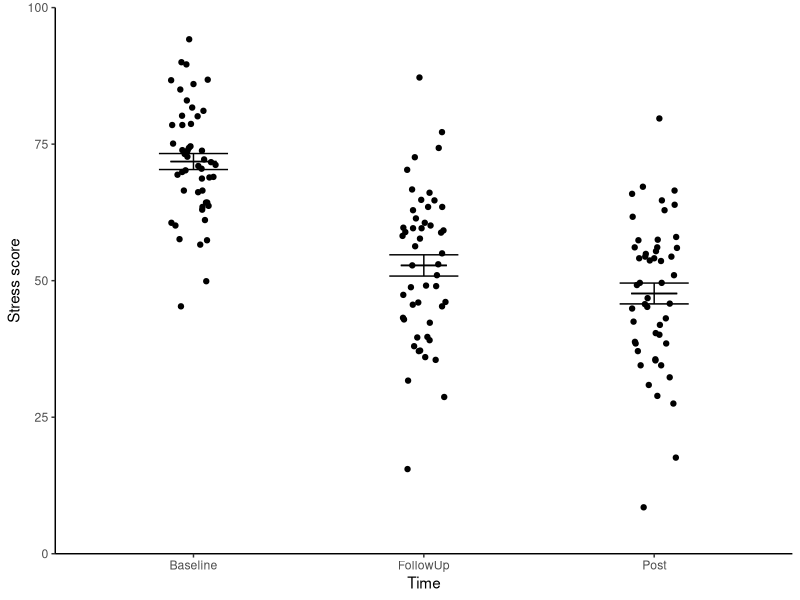
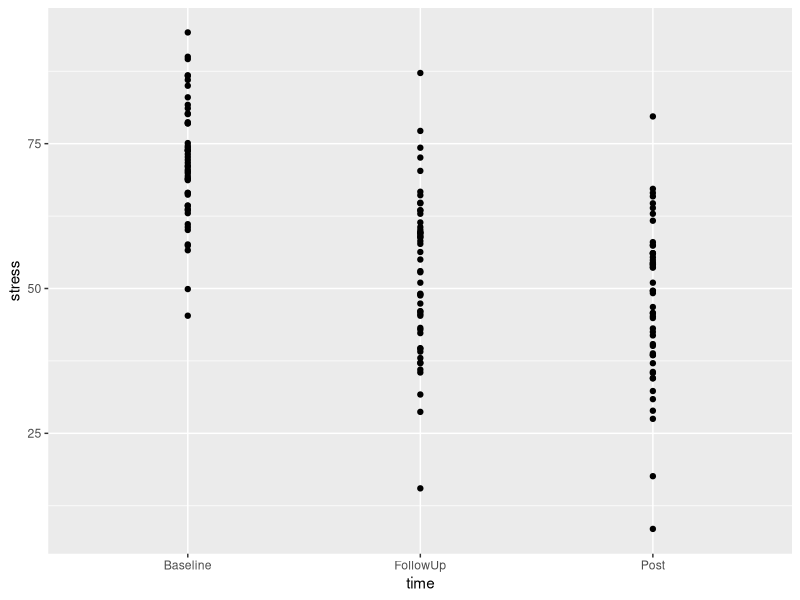
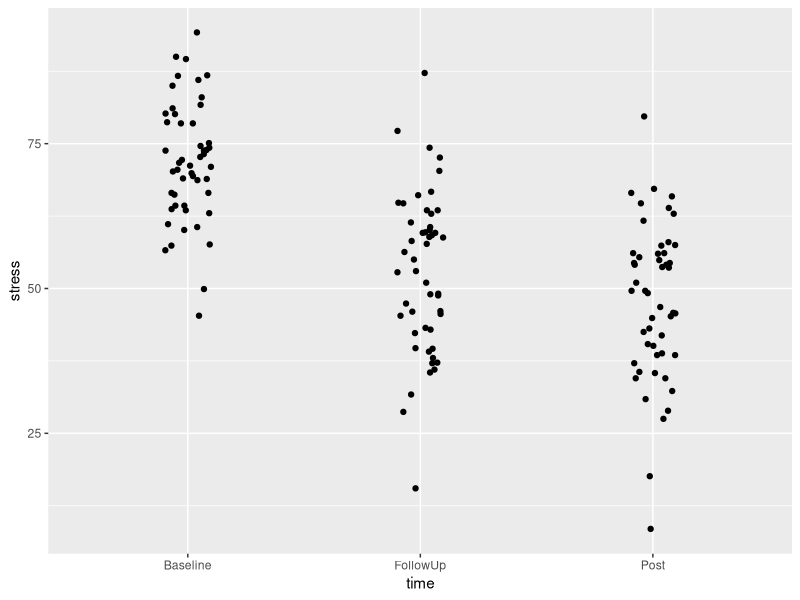
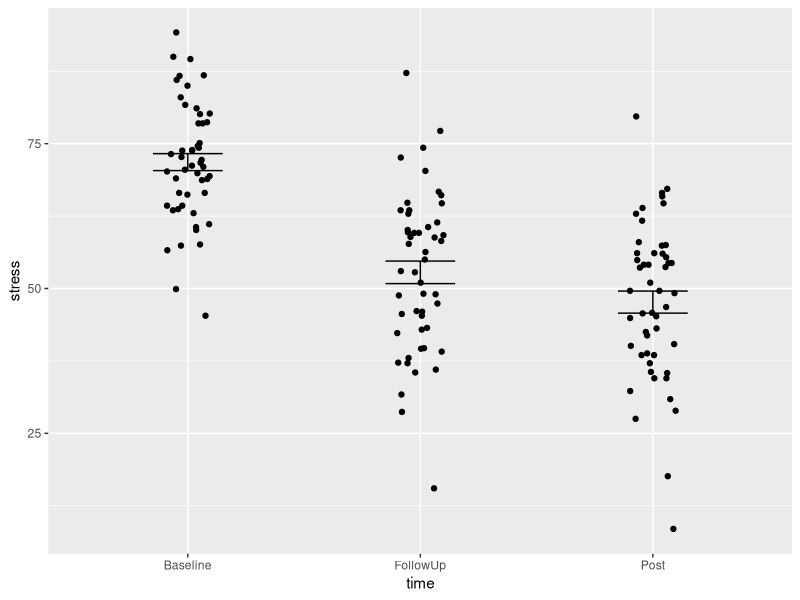
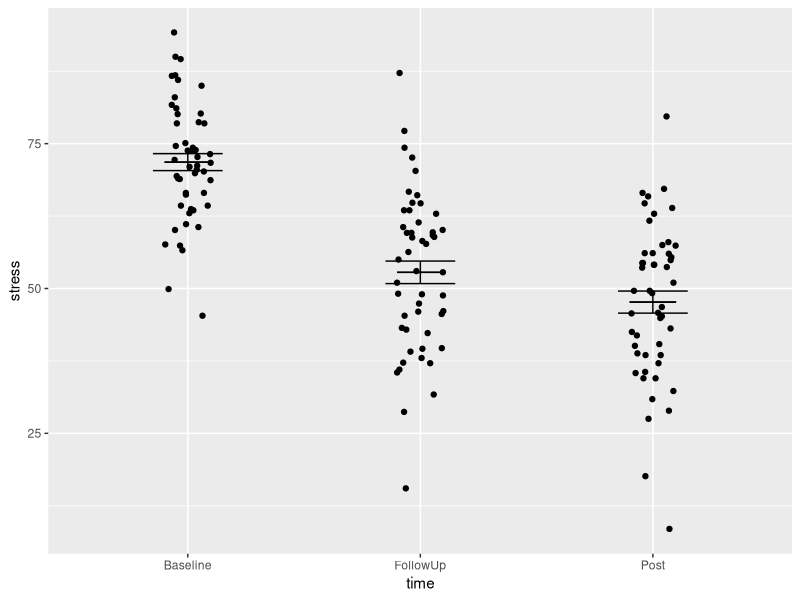
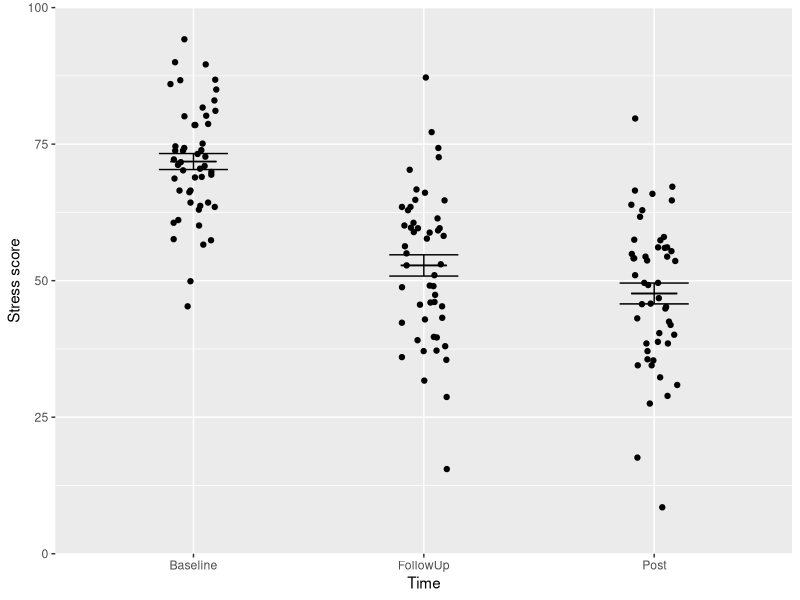
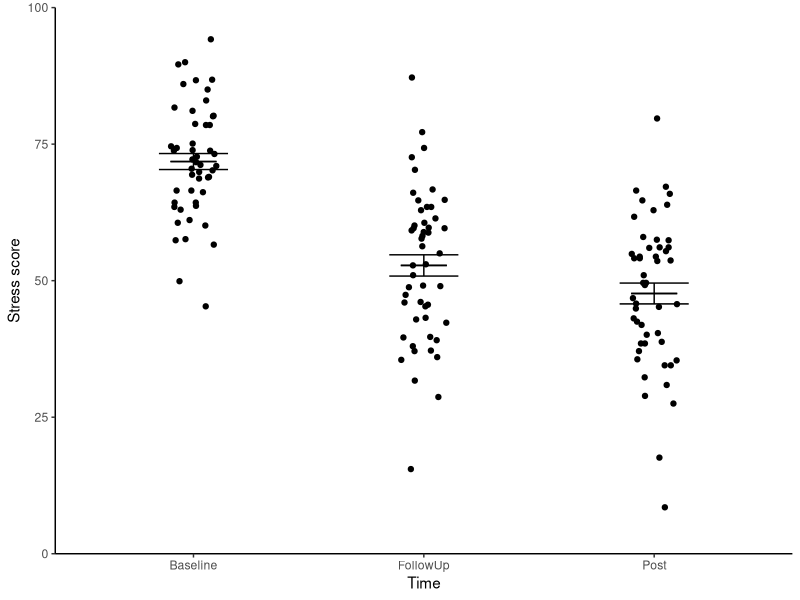
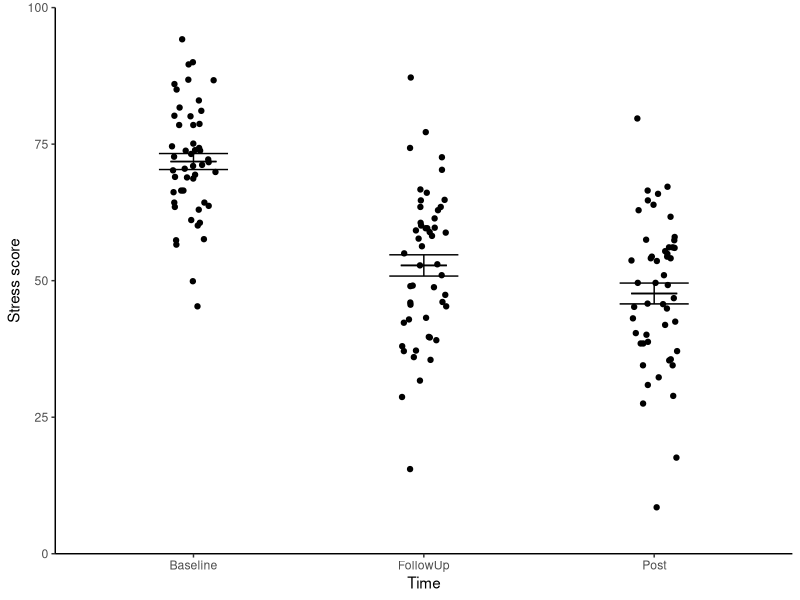

Generate these figures, in order, with R:
## ---- chunk 1
#| include: false
library(tidyverse)
## ---- chunk 2
#| include: false

#---CODING ANSWER---
cbt <- read_csv("data-raw/cbt_intervention.csv")
## ---- chunk 3
cbt_summary <- cbt |> 
  group_by(time) |> 
  summarise(mean = mean(stress),
            std = sd(stress),
            n = length(stress),
            se = std/sqrt(n))

## ---- chunk 4
#| echo: false
knitr::kable(cbt_summary) |> kableExtra::kable_styling()
## ---- chunk 5
#| echo: false

ggplot() +
  geom_point(data = cbt, aes(x = time, y = stress),
             position = position_jitter(width = 0.1, height = 0)) +
  geom_errorbar(data = cbt_summary, 
                aes(x = time, ymin = mean - se, ymax = mean + se),
                width = 0.3) +
  geom_errorbar(data = cbt_summary, 
                aes(x = time, ymin = mean, ymax = mean),
                width = 0.2) +
  scale_y_continuous(name = "Stress score", 
                     limits = c(0, 100), 
                     expand = c(0, 0)) +
  scale_x_discrete(name = "Time") +
  theme_classic()

## ---- chunk 6
ggplot() +
  geom_point(data = cbt, 
             aes(x = time, y = stress))
## ---- chunk 7
ggplot() +
  geom_point(data = cbt, 
             aes(x = time, y = stress),
             position = position_jitter(width = 0.1, height = 0))
## ---- chunk 8
ggplot() +
  geom_point(data = cbt, aes(x = time, y = stress),
             position = position_jitter(width = 0.1, height = 0)) +
  geom_errorbar(data = cbt_summary, 
                aes(x = time, ymin = mean - se, ymax = mean + se),
                width = 0.3) 
  
## ---- chunk 9
ggplot() +
  # raw data
  geom_point(data = cbt, aes(x = time, y = stress),
             position = position_jitter(width = 0.1, height = 0)) +
  # error bars
  geom_errorbar(data = cbt_summary, 
                aes(x = time, ymin = mean - se, ymax = mean + se),
                width = 0.3) +
  # line for the mean
  geom_errorbar(data = cbt_summary, 
                aes(x = time, ymin = mean, ymax = mean),
                width = 0.2)
  
## ---- chunk 10
ggplot() +
  # raw data
  geom_point(data = cbt, aes(x = time, y = stress),
             position = position_jitter(width = 0.1, height = 0)) +
  # error bars
  geom_errorbar(data = cbt_summary, 
                aes(x = time, ymin = mean - se, ymax = mean + se),
                width = 0.3) +
  # line for the mean
  geom_errorbar(data = cbt_summary, 
                aes(x = time, ymin = mean, ymax = mean),
                width = 0.2) +
  scale_y_continuous(name = "Stress score", 
                     limits = c(0, 100), 
                     expand = c(0, 0)) +
  scale_x_discrete(name = "Time")
  
## ---- chunk 11
ggplot() +
  # raw data
  geom_point(data = cbt, aes(x = time, y = stress),
             position = position_jitter(width = 0.1, height = 0)) +
  # error bars
  geom_errorbar(data = cbt_summary, 
                aes(x = time, ymin = mean - se, ymax = mean + se),
                width = 0.3) +
  # line for the mean
  geom_errorbar(data = cbt_summary, 
                aes(x = time, ymin = mean, ymax = mean),
                width = 0.2) +
  scale_y_continuous(name = "Stress score", 
                     limits = c(0, 100), 
                     expand = c(0, 0)) +
   scale_x_discrete(name = "Time") +
  theme_classic()
## ---- chunk 12
cbtfig <- ggplot() +
  # raw data
  geom_point(data = cbt, aes(x = time, y = stress),
             position = position_jitter(width = 0.1, height = 0)) +
  # error bars
  geom_errorbar(data = cbt_summary, 
                aes(x = time, ymin = mean - se, ymax = mean + se),
                width = 0.3) +
  # line for the mean
  geom_errorbar(data = cbt_summary, 
                aes(x = time, ymin = mean, ymax = mean),
                width = 0.2) +
  scale_y_continuous(name = "Stress score", 
                     limits = c(0, 100), 
                     expand = c(0, 0)) +
  scale_x_discrete(name = "Time") +
  theme_classic()
## ---- chunk 13
ggsave("figures/cbt-stress.png",
       plot = cbtfig,
       device = "png",
       width = 4,
       height = 3,
       units = "in",
       dpi = 300)
